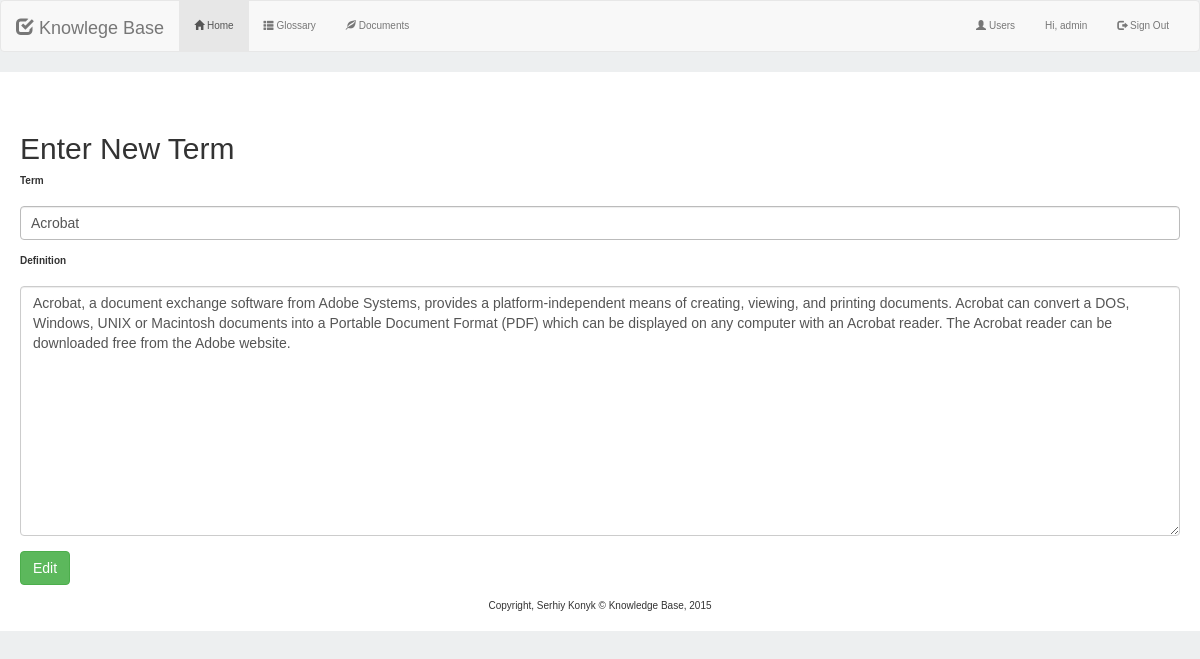
Screenshot of /kms.php?p=term_modify&id=1&action=Edit (signed in) with the database file from the repository.
### tables this page shows
CREATE TABLE IF NOT EXISTS `glossary` (
  `id` int(11) unsigned NOT NULL,
  `term` varchar(50) DEFAULT NULL,
  `definition` text
);

### kms.php (called while the page is built, shortened)
<?php
include('session.php');
if (isset($_GET['p'])){
  $p = $_GET['p'];
}
include(ROOT.'/templates/header.php');
if($logon == TRUE){
  $page = $p.".php";
}
include($page);
include(ROOT.'/templates/footer.php');
?>

### term_modify.php (the view, shortened to what this page needs)
<?php
include('dbconnect.php');
if(isset($_GET['id'])){
  $id=$_GET['id'];
}
if(isset($_GET['action'])){
  $action=$_GET['action'];
}
if($action == "Edit"){
    $query = "SELECT id, term, definition FROM glossary WHERE id='$id'";
    $result = mysqli_fetch_array(mysqli_query($db, $query));
    $term = $result['term'];
    $def = $result['definition'];
    echo "
        <h2>Enter New Term</h2>
          <form method='POST' data-toggle='validator' role='form'>
            <div class='form-group'>
              <label for='inputTerm' class='control-label'>Term</label>
              <input type='text' name='term' class='form-control' id='term' value='$term' required>
            </div>
            <div class='form-group'>
              <label for='def'>Definition</label>
              <textarea class='form-control' name='def' rows='5' id='def'>$def</textarea>
            </div>
            <div class='form-group'>
              <input type='hidden' name='id' class='form-control' id='id' value='$id'>
            </div>
            <div class='form-group'>
              <button type='submit' name='btn-record' class='btn btn-success'>Edit</button>
            </div>
          </form>";
}
?>

### css/styles.css (style rules this page uses)
body { font: 1em "Helvetica", sans-serif; background-color: #edeff0; }
input, textarea { font-size: inherit; }
input[type="text"], textarea { width: 100%; padding: 10px; box-sizing: border-box; border: 1px solid #bbb; }
label { display: block; margin-bottom: 20px; }
h1, h2, h3, h4, h5 { padding-top: 20px; font-weight: 200; }
#def { height: 250px; }

### rows the page displays
glossary: term "Acrobat", def "Acrobat, a document exchange software from Adobe Systems, provides a platform-independent means of creating, viewing, and printing documents. Acrobat can convert a DOS, Windows, UNIX or Macintosh documents into a Portable Document Format (PDF) which can be displayed on any computer with an Acrobat reader. The Acrobat reader can be downloaded free from the Adobe website."

### other values shown
$username "admin"
